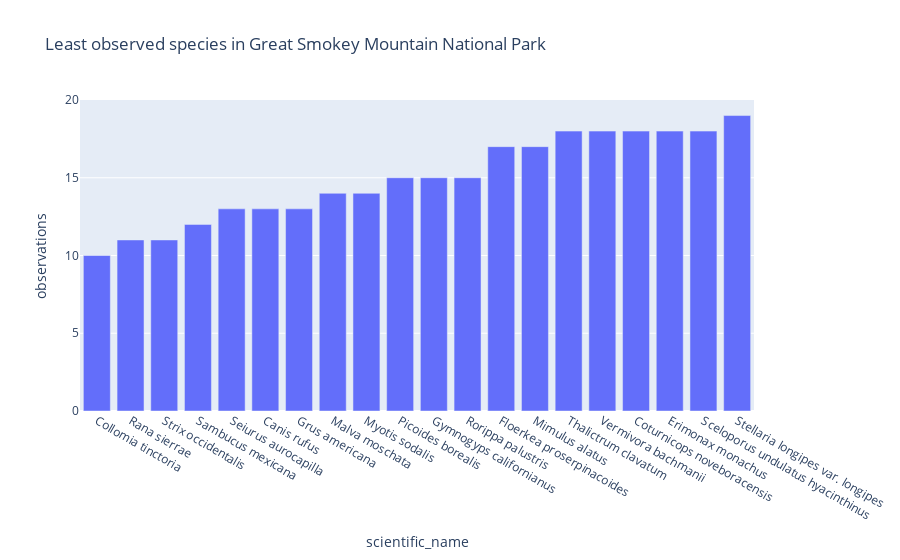
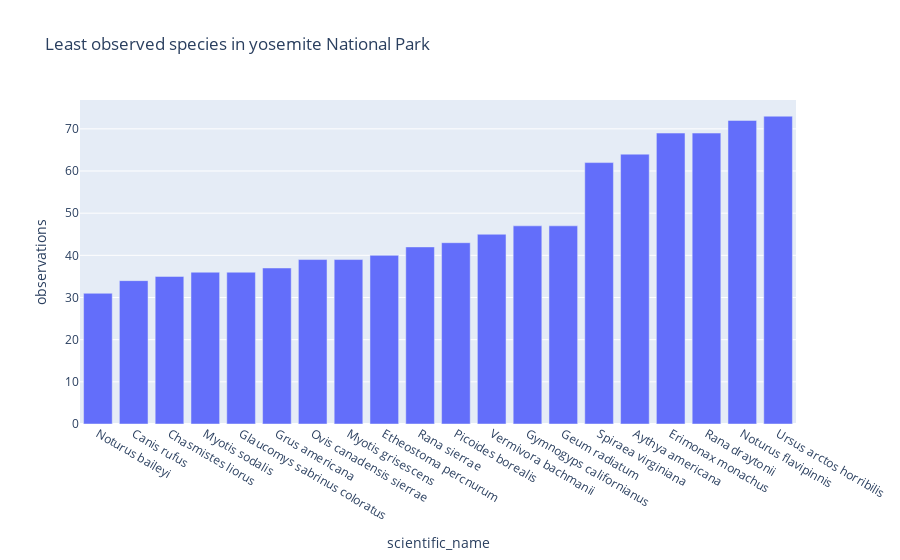
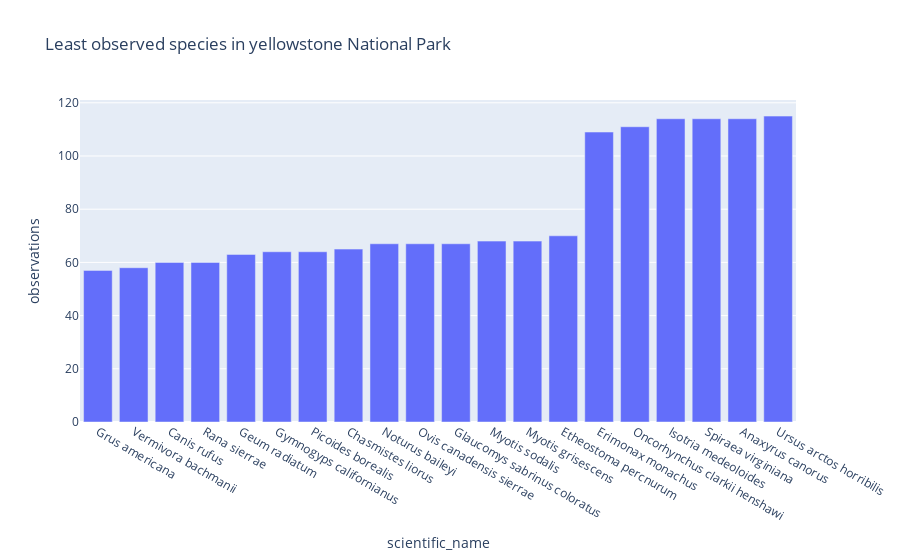
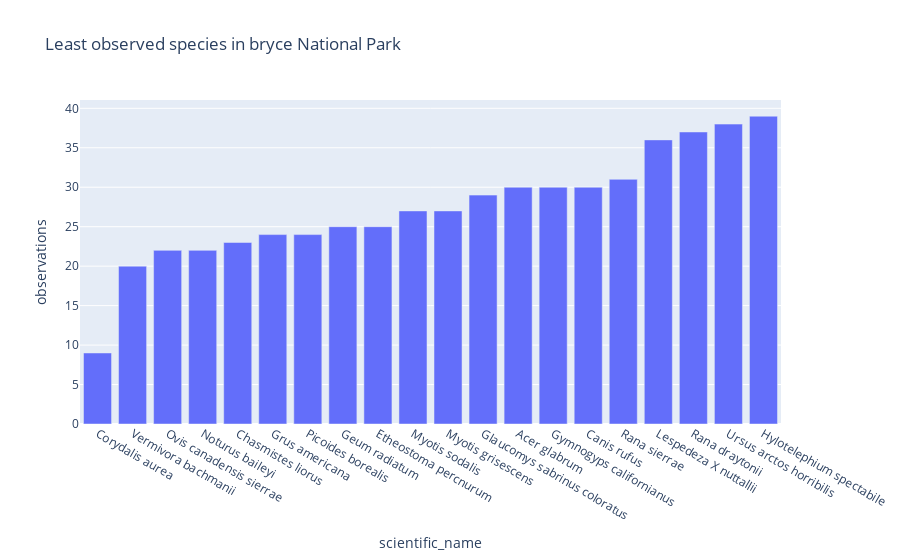

The code cell stored with these charts, in order, in its notebook:
### Code cell
import plotly.express as px

smoky_mountains = observation_2.loc[observation_2.park_name == 'Great Smoky Mountains National Park']
smoky_mountains_combined = smoky_mountains.groupby('scientific_name', as_index=False)['observations'].sum()
yosemite = observation_2.loc[observation_2.park_name == 'Yosemite National Park']
yosemite_combined = yosemite.groupby('scientific_name', as_index=False)['observations'].sum()
yellowstone = observation_2.loc[observation_2.park_name == 'Yellowstone National Park']
yellowstone_combined = yellowstone.groupby('scientific_name', as_index=False)['observations'].sum()
bryce = observation_2.loc[observation_2.park_name == 'Bryce National Park']
bryce_combined = bryce.groupby('scientific_name', as_index=False)['observations'].sum()

smoky_mountains_endangered = smoky_mountains_combined.sort_values(by ='observations' , ascending=True).head(20)
fig = px.bar(smoky_mountains_endangered, x = 'scientific_name' , y = 'observations',title="Least observed species in Great Smokey Mountain National Park")
fig.show()

yosemite_endangered = yosemite_combined.sort_values(by ='observations' , ascending=True).head(20)
fig = px.bar(yosemite_endangered, x = 'scientific_name' , y = 'observations', title="Least observed species in yosemite National Park")
fig.show()


yellowstone_endangered = yellowstone_combined.sort_values(by ='observations' , ascending=True).head(20)
fig = px.bar(yellowstone_endangered, x = 'scientific_name' , y = 'observations', title = 'Least observed species in yellowstone National Park')
fig.show()


bryce_endangered = bryce_combined.sort_values(by ='observations' , ascending=True).head(20)
fig = px.bar(bryce_endangered, x = 'scientific_name' , y = 'observations', title = 'Least observed species in bryce National Park')
fig.show()

### Figure 1 — Plotly figure (JSON) as saved in the notebook; plotly's stock layout.template omitted (floating-point values rounded to 4 significant figures)
{"data": [{"alignmentgroup": "True", "hovertemplate": "scientific_name=%{x}<br>observations=%{y}<extra></extra>", "legendgroup": "", "marker": {"color": "#636efa", "pattern": {"shape": ""}}, "name": "", "offsetgroup": "", "orientation": "v", "showlegend": false, "textposition": "auto", "type": "bar", "x": ["Collomia tinctoria", "Rana sierrae", "Strix occidentalis", "Sambucus mexicana", "Seiurus aurocapilla", "Canis rufus", "Grus americana", "Malva moschata", "Myotis sodalis", "Picoides borealis", "Gymnogyps californianus", "Rorippa palustris", "Floerkea proserpinacoides", "Mimulus alatus", "Thalictrum clavatum", "Vermivora bachmanii", "Coturnicops noveboracensis", "Erimonax monachus", "Sceloporus undulatus hyacinthinus", "Stellaria longipes var. longipes"], "xaxis": "x", "y": [10, 11, 11, 12, 13, 13, 13, 14, 14, 15, 15, 15, 17, 17, 18, 18, 18, 18, 18, 19], "yaxis": "y"}], "layout": {"barmode": "relative", "legend": {"tracegroupgap": 0}, "title": {"text": "Least observed species in Great Smokey Mountain National Park"}, "xaxis": {"anchor": "y", "domain": [0, 1], "title": {"text": "scientific_name"}}, "yaxis": {"anchor": "x", "domain": [0, 1], "title": {"text": "observations"}}}}

### Figure 2 — Plotly figure (JSON) as saved in the notebook; plotly's stock layout.template omitted (floating-point values rounded to 4 significant figures)
{"data": [{"alignmentgroup": "True", "hovertemplate": "scientific_name=%{x}<br>observations=%{y}<extra></extra>", "legendgroup": "", "marker": {"color": "#636efa", "pattern": {"shape": ""}}, "name": "", "offsetgroup": "", "orientation": "v", "showlegend": false, "textposition": "auto", "type": "bar", "x": ["Noturus baileyi", "Canis rufus", "Chasmistes liorus", "Myotis sodalis", "Glaucomys sabrinus coloratus", "Grus americana", "Ovis canadensis sierrae", "Myotis grisescens", "Etheostoma percnurum", "Rana sierrae", "Picoides borealis", "Vermivora bachmanii", "Gymnogyps californianus", "Geum radiatum", "Spiraea virginiana", "Aythya americana", "Erimonax monachus", "Rana draytonii", "Noturus flavipinnis", "Ursus arctos horribilis"], "xaxis": "x", "y": [31, 34, 35, 36, 36, 37, 39, 39, 40, 42, 43, 45, 47, 47, 62, 64, 69, 69, 72, 73], "yaxis": "y"}], "layout": {"barmode": "relative", "legend": {"tracegroupgap": 0}, "title": {"text": "Least observed species in yosemite National Park"}, "xaxis": {"anchor": "y", "domain": [0, 1], "title": {"text": "scientific_name"}}, "yaxis": {"anchor": "x", "domain": [0, 1], "title": {"text": "observations"}}}}

### Figure 3 — Plotly figure (JSON) as saved in the notebook; plotly's stock layout.template omitted (floating-point values rounded to 4 significant figures)
{"data": [{"alignmentgroup": "True", "hovertemplate": "scientific_name=%{x}<br>observations=%{y}<extra></extra>", "legendgroup": "", "marker": {"color": "#636efa", "pattern": {"shape": ""}}, "name": "", "offsetgroup": "", "orientation": "v", "showlegend": false, "textposition": "auto", "type": "bar", "x": ["Grus americana", "Vermivora bachmanii", "Canis rufus", "Rana sierrae", "Geum radiatum", "Gymnogyps californianus", "Picoides borealis", "Chasmistes liorus", "Noturus baileyi", "Ovis canadensis sierrae", "Glaucomys sabrinus coloratus", "Myotis sodalis", "Myotis grisescens", "Etheostoma percnurum", "Erimonax monachus", "Oncorhynchus clarkii henshawi", "Isotria medeoloides", "Spiraea virginiana", "Anaxyrus canorus", "Ursus arctos horribilis"], "xaxis": "x", "y": [57, 58, 60, 60, 63, 64, 64, 65, 67, 67, 67, 68, 68, 70, 109, 111, 114, 114, 114, 115], "yaxis": "y"}], "layout": {"barmode": "relative", "legend": {"tracegroupgap": 0}, "title": {"text": "Least observed species in yellowstone National Park"}, "xaxis": {"anchor": "y", "domain": [0, 1], "title": {"text": "scientific_name"}}, "yaxis": {"anchor": "x", "domain": [0, 1], "title": {"text": "observations"}}}}

### Figure 4 — Plotly figure (JSON) as saved in the notebook; plotly's stock layout.template omitted (floating-point values rounded to 4 significant figures)
{"data": [{"alignmentgroup": "True", "hovertemplate": "scientific_name=%{x}<br>observations=%{y}<extra></extra>", "legendgroup": "", "marker": {"color": "#636efa", "pattern": {"shape": ""}}, "name": "", "offsetgroup": "", "orientation": "v", "showlegend": false, "textposition": "auto", "type": "bar", "x": ["Corydalis aurea", "Vermivora bachmanii", "Ovis canadensis sierrae", "Noturus baileyi", "Chasmistes liorus", "Grus americana", "Picoides borealis", "Geum radiatum", "Etheostoma percnurum", "Myotis sodalis", "Myotis grisescens", "Glaucomys sabrinus coloratus", "Acer glabrum", "Gymnogyps californianus", "Canis rufus", "Rana sierrae", "Lespedeza X nuttallii", "Rana draytonii", "Ursus arctos horribilis", "Hylotelephium spectabile"], "xaxis": "x", "y": [9, 20, 22, 22, 23, 24, 24, 25, 25, 27, 27, 29, 30, 30, 30, 31, 36, 37, 38, 39], "yaxis": "y"}], "layout": {"barmode": "relative", "legend": {"tracegroupgap": 0}, "title": {"text": "Least observed species in bryce National Park"}, "xaxis": {"anchor": "y", "domain": [0, 1], "title": {"text": "scientific_name"}}, "yaxis": {"anchor": "x", "domain": [0, 1], "title": {"text": "observations"}}}}
